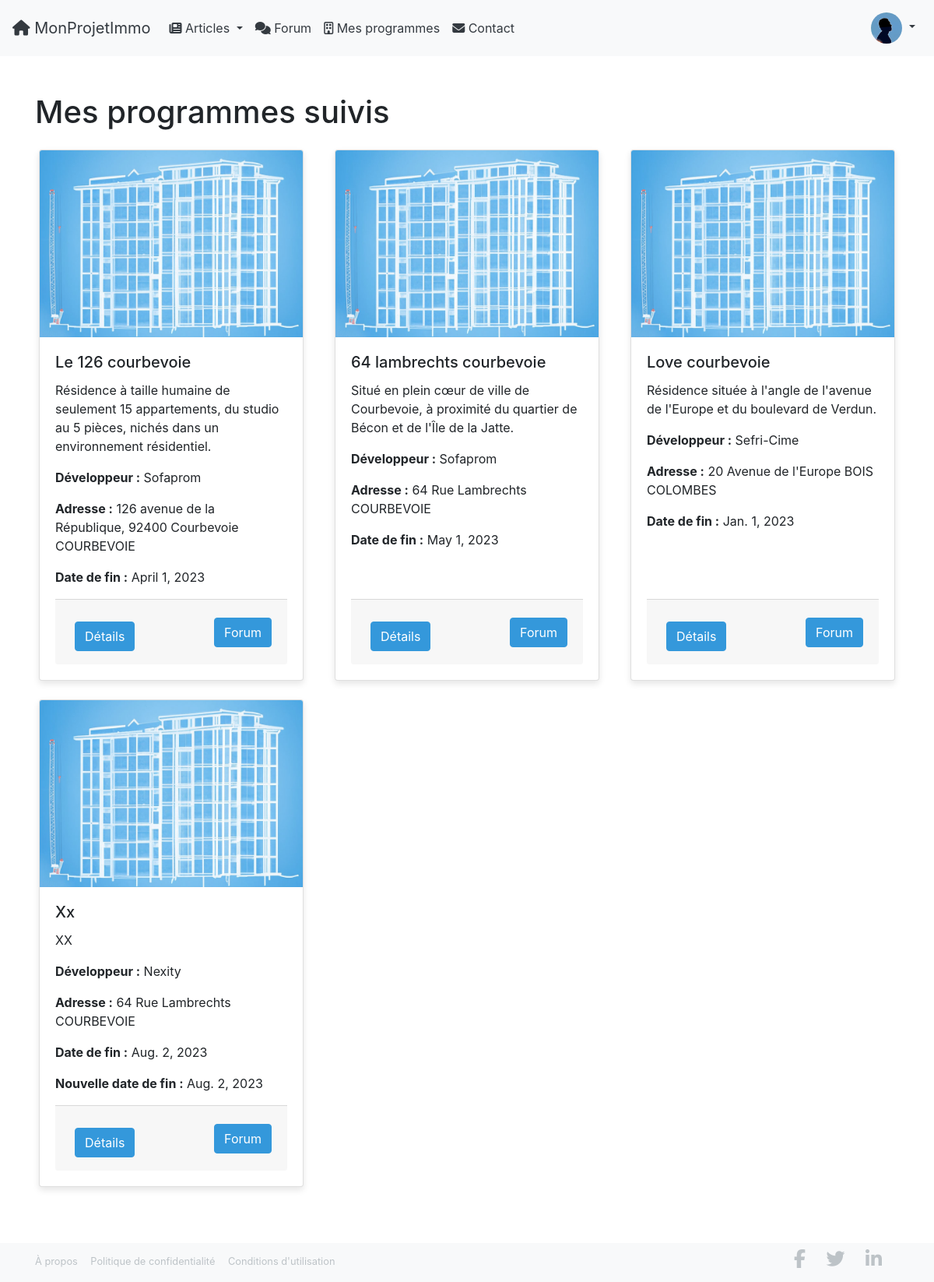
/programmes-suivis/ (signed in), run on the app's committed database.
### forum/models.py (models this page shows, shortened)
class UserProfile(models.Model):
    GENDER_CHOICES = (
        ('M', 'Male'),
        ('F', 'Female'),
        ('O', 'Other'),
)
    user = models.OneToOneField(User, on_delete=models.CASCADE)
    bio = models.TextField(blank=True)
    followed_programs = models.ManyToManyField('website.RealEstateProgram', through='website.FollowedProgram', related_name='followers')
    joined_date = models.DateTimeField(auto_now_add=True)
    photo = models.ImageField(upload_to='user_photos/', blank=True, null=True)
    first_name = models.CharField(max_length=30, blank=True, null=True)
    last_name = models.CharField(max_length=30, blank=True, null=True)
    gender = models.CharField(max_length=1, null=False, blank=False, choices=GENDER_CHOICES)

### website/models.py (models this page shows, shortened)
class RealEstateProgram(models.Model):
    name = models.CharField(max_length=200)
    description = models.TextField(blank=True)
    developer = models.ForeignKey(RealEstateDeveloper, on_delete=models.CASCADE, related_name='programs')
    slug = models.SlugField(unique=True, editable=False)
    end_date = models.DateField(null=True, blank=True)
    new_end_date = models.DateField(null=True, blank=True)
    address = models.ForeignKey(Address, on_delete=models.CASCADE, null=True)
    image = models.ImageField(upload_to='program_images/', null=True, blank=True)
    validated = models.BooleanField(default=False, null=False)
    date_added = models.DateField(null=True, blank=True, auto_now_add=True)
    class Meta:
        constraints = [
            models.UniqueConstraint(fields=['name', 'address', 'developer'], name='unique_program')
        ]

class RealEstateDeveloper(models.Model):
    name = models.CharField(max_length=200, unique=True)
    description = models.TextField(blank=True)
    slug = models.SlugField(unique=True, editable=False)

class Address(models.Model):
    country = models.ForeignKey(Country, on_delete=models.CASCADE)
    city = models.ForeignKey(City, on_delete=models.CASCADE)
    street = models.CharField(max_length=200)
    latitude = models.DecimalField(max_digits=9, decimal_places=6, null=True, blank=True)
    longitude = models.DecimalField(max_digits=9, decimal_places=6, null=True, blank=True)

class City(models.Model):
    name = models.CharField(max_length=200)
    country = models.ForeignKey(Country, on_delete=models.CASCADE)
    latitude = models.DecimalField(max_digits=30, decimal_places=23,null=True, blank=True)
    longitude = models.DecimalField(max_digits=30, decimal_places=23, null=True, blank=True)
    postal_code = models.CharField(max_length=20, null=True)
    department = models.CharField(max_length=200, null=True)
    region = models.CharField(max_length=200, null=True)
    department_code = models.CharField(max_length=200, null=True)
    def __str__(self):
        return self.name

### website/views.py (the view)
# urls.py: path('programmes-suivis/', views.ProgrammesSuivisView.as_view(), name='programmes_suivis'),
class ProgrammesSuivisView(LoginRequiredMixin, generic.ListView):
    model = RealEstateProgram
    template_name = "programmes_suivis.html"
    def get_queryset(self):
        user_profile = self.request.user.userprofile  # Obtention de l'objet UserProfile associé à cet utilisateur
        return user_profile.followed_programs.all()

### VefaConnect/context_processors.py (called while the page is built)
def categories(request):
    return {
        'categories': Category.objects.all()
    }

### website/templates/programmes_suivis.html (shortened to what this page needs)
{% extends "base.html" %}
{% load static %}
{% block content %}
<div class="container my-5">
    <h1 class="mb-4">Mes programmes suivis</h1>
    {% if object_list %}
        <div class="row">
            {% for programme in object_list %}
                <div class="col-md-4 mb-4">
                    <div class="card h-100">
                        {% if programme.image %}
                            <img src="{{ programme.image.url }}" alt="{{ programme.name }}" class="card-img-top">
                        {% else %}
                            <img src="{% static 'img/default_program_image.jpg' %}" alt="Image par défaut" class="card-img-top">
                        {% endif %}
                        <div class="card-body d-flex flex-column">
                            <h5 class="card-title">{{ programme.name|capfirst }}</h5>
                            <p class="card-text">{{ programme.description|truncatechars:150 }}</p>
                            <p><strong>Développeur :</strong> {{ programme.developer.name }}</p>
                            <p><strong>Adresse :</strong> {{ programme.address.street }} {{ programme.address.zip_code }} {{ programme.address.city }}</p>
                            {% if programme.end_date %}
                                <p><strong>Date de fin :</strong> {{ programme.end_date }}</p>
                            {% endif %}
                            {% if programme.new_end_date %}
                                <p><strong>Nouvelle date de fin :</strong> {{ programme.new_end_date }}</p>
                            {% endif %}
                            <div class="card-footer mt-auto">
                                <a href="{% url 'program_detail' slug=programme.slug %}" class="btn btn-details btn-primary mt-3">Détails</a>
                                <a href="{% url 'program_forum' program_slug=programme.slug %}" class="btn btn-primary">Forum</a>
                            </div>
                        </div>
                    </div>
                </div>
            {% endfor %}
        </div>
    {% else %}
        <p class="alert alert-warning">Vous ne suivez actuellement aucun programme.</p>
    {% endif %}
</div>
{% endblock %}

### templates/navbar.html (shortened to what this page needs)
    <nav class="navbar navbar-expand-lg navbar-custom">
        <a class="navbar-brand" href="{% url 'home' %}">
            <i class="fas fa-home"></i> MonProjetImmo
        </a>
        <div class="collapse navbar-collapse" id="navbarNav">
            <ul class="navbar-nav">
                <li class="nav-item dropdown">
                    <a class="nav-link dropdown-toggle" href="#" id="articleDropdown" role="button" data-toggle="dropdown" aria-haspopup="true" aria-expanded="false">
                        <i class="fas fa-newspaper"></i> Articles
                    </a>
                </li>
                <li class="nav-item">
                    <a class="nav-link" href="{% url 'general_forum' %}">
                        <i class="fas fa-comments"></i> Forum
                    </a>
                </li>
                {% if user.is_authenticated %}
                <li class="nav-item">
                    <a class="nav-link" href="{% url 'programmes_suivis' %}">
                        <i class="fa-regular fa-building"></i> Mes programmes
                    </a>
                </li>
                {% endif %}
                <li class="nav-item">
                    <a class="nav-link" href="{% url 'contact' %}">
                        <i class="fas fa-envelope"></i> Contact
                    </a>
                </li>
            </ul>
            <ul class="navbar-nav ml-auto">
                {% if user.is_authenticated %}
                <li class="nav-item dropdown">
                    <a class="nav-link dropdown-toggle" href="#" id="navbarDropdown" role="button" data-toggle="dropdown" aria-haspopup="true" aria-expanded="false">
                        <img src="{{ user.userprofile.photo.url }}" class="rounded-circle" style="width:40px; height:40px; object-fit:cover;" alt="Avatar">
                    </a>
                </li>
                {% endif %}
            </ul>
        </div>
    </nav>

### website/static/website/css/style.css (style rules this page uses)
html, body { height: 100%; display: flex; flex-direction: column; }
body { flex-grow: 1; margin-bottom: 0; }
.navbar-custom { background-color: var(--navbar-bg-color); }
.navbar-custom .navbar-brand, .navbar-custom .nav-link { color: var(--navbar-text-color); }
.card { margin: 0 5px; box-shadow: 0 4px 8px rgba(0, 0, 0, 0.1); transition: box-shadow 0.3s ease; }
.card-img-top { object-fit: cover; }
.card { display: flex; flex-direction: column; }
.card-footer { display: flex; justify-content: space-between; align-items: center; }
.btn-details { margin: 5px; }
.card-img-top { width: 100%; height: auto; max-height: 30vh; }
.card-body { flex-grow: 1; }

### website/static/css/main.css (style rules this page uses)
:root { --primary-color: #007BFF; --secondary-color: #6C757D; --background-color: #FFFFFF; --muted-text-color: #999999; --hero-overlay: rgba(0, 56, 73, 0.5); --text-on-light-bg: #333333; --text-on-dark-bg: #FFFFFF; }
:root { --btn-bg-color: #3498db; --btn-text-color: #ffffff; --btn-bg-hover: #2980b9; }
:root { --navbar-bg-color: #f8f9fa; --navbar-text-color: #343a40; --navbar-link-hover-color: #007bff; }
:root { --footer-bg-color: #f8f9fa; --footer-heading-color: #343a40; --footer-link-color: #bdc3c7; --footer-link-hover-color: #ecf0f1; }
:root { --search-bar-height: 50px; --search-bar-padding: 1rem 1.5rem; --search-bar-font-size: 18px; }
:root { --icon-size: 1.5em; --icon-hover-opacity: 1; }

### website/static/css/button.css (style rules this page uses)
.btn { background-color: var(--btn-bg-color) !important; color: var(--btn-text-color) !important; border-color: var(--btn-bg-color) !important; }

### data on the page
RealEstateProgram: image (placeholder picture), name "Le 126 courbevoie", description "Résidence à taille humaine de seulement 15 appartements, du studio au 5 pièces, nichés dans un environnement résidentiel.", developer.name "Sofaprom", address.street "126 avenue de la République, 92400 Courbevoie", address.city "COURBEVOIE", end_date "April 1, 2023"
RealEstateProgram: image (placeholder picture), name "64 lambrechts courbevoie", description "Situé en plein cœur de ville de Courbevoie, à proximité du quartier de Bécon et de l'Île de la Jatte.", developer.name "Sofaprom", address.street "64 Rue Lambrechts", address.city "COURBEVOIE", end_date "May 1, 2023"
RealEstateProgram: image (placeholder picture), name "Love courbevoie", description "Résidence située à l'angle de l'avenue de l'Europe et du boulevard de Verdun.", developer.name "Sefri-Cime", address.street "20 Avenue de l'Europe", address.city "BOIS COLOMBES", end_date "Jan. 1, 2023"
RealEstateProgram: image (placeholder picture), name "Xx", description "XX", developer.name "Nexity", address.street "64 Rue Lambrechts", address.city "COURBEVOIE", end_date "Aug. 2, 2023", new_end_date "Aug. 2, 2023"
